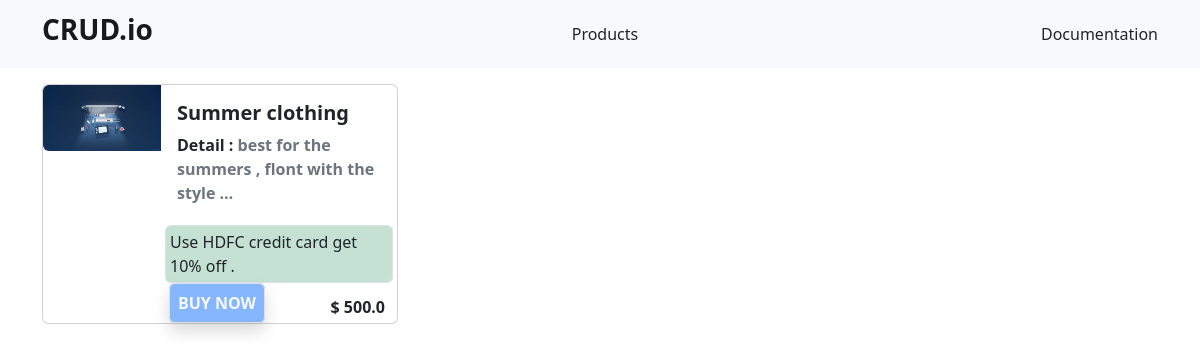
Before: / with the older database file.
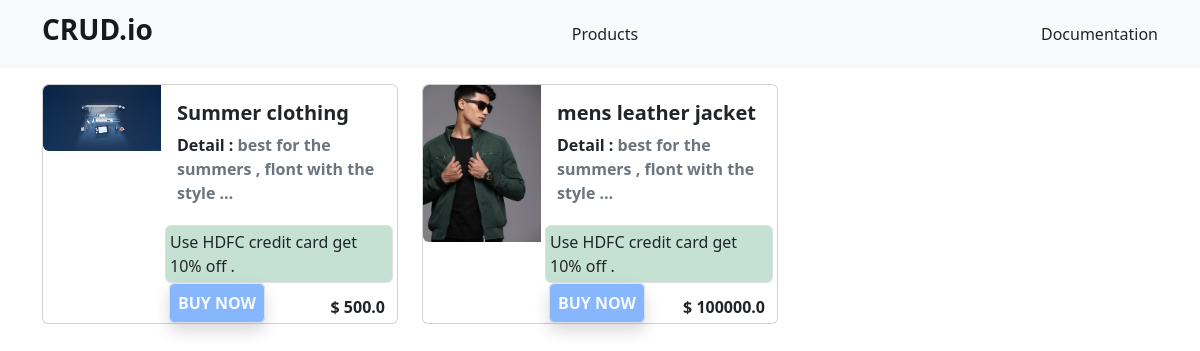
After: the same page with the newer database file.
### main_site/models.py (models this page shows, shortened)
class ProductModel(models.Model):
    product_name = models.CharField(max_length=50)
    slug = models.SlugField(blank=True, editable=False)
    discription = models.CharField(max_length=200)
    price = models.FloatField()
    product_img = models.ImageField()

### main_site/views.py (the view)
# urls.py: path('', views.IndexView.as_view(), name='index'),
class IndexView(generic.ListView):
    context_object_name = 'products'
    queryset = models.ProductModel.objects.all()
    template_name = 'main_site/index.html'

### main_site/templates/main_site/index.html (shortened to what this page needs)
{% extends 'main_site/base.html' %}
{% block content %}
<div class="container">
    <div class="row mt-3">
        {% for product in products %}
        <div class="col-md-4">
            <div class="">
                <div class="card mb-3 uk-box-shadow-hover-medium" style="max-width: 540px;">
                    <div class="row g-0">
                        <div class="col-md-4">
                            <img src="{{ product.product_img.url }}" class="img-fluid rounded-start" alt="...">
                        </div>
                        <div class="col-md-8">
                            <div class="card-body m-0">
                                <h5 class="card-title"><strong>{{ product.product_name }}</strong></h5>
                                <p class="card-text"><strong>Detail : <span class="text-secondary">{{ product.discription | truncatechars:45 }}</span></strong></p>
                            </div>
                            <div class="">
                                <p class="border rounded  p-1 m-1 bg-success bg-opacity-25">
                                    Use HDFC credit card get 10% off .
                                </p>
                                <div class="m-2">
                                    <a class=" border rounded shadow p-2  bg-primary bg-opacity-50 text-light text-decoration-none">
                                        <strong>BUY NOW</strong>
                                    </a>
                                    <p class=" m-1 float-end">
                                        <strong>$ {{product.price }}</strong>
                                    </p>
                                </div>
                            </div>
                        </div>
                    </div>
                </div>
            </div>
        </div>
        {% endfor %}
    </div>
</div>
{% endblock %}

### main_site/templates/main_site/base.html (shortened to what this page needs)
<!DOCTYPE html>
<html lang="en">
<head>
    <link rel="stylesheet" href="https://cdn.jsdelivr.net/npm/uikit@3.15.10/dist/css/uikit.min.css" />
    {% load static %}
    <link rel="stylesheet" href="{% static 'main_site/base.css' %}">
    <link href="https://cdn.jsdelivr.net/npm/bootstrap@5.2.1/dist/css/bootstrap.min.css" rel="stylesheet">
</head>
<body >
<header class="uk-background-blend-color-burn uk-box-shadow-hover-large ">
    <nav class="navbar bg-light">
        <div class="container">
          <a class="navbar-brand" href="{% url 'index' %}">
            <h3><strong>CRUD.io</strong></h3>
          </a>
            <a href="{% url 'index' %}" class="nav-link">Products</a>
          <a href="{% url 'docs' %}" class="nav-link">Documentation</a>
          </div>
      </nav>
</header>
{% block content %}
{% endblock %}
</body>
</html>

### main_site/static/main_site/base.css (style rules this page uses)
* { box-sizing: border-box; margin: 0; }
header { background-color: #b8ffd0 !important; }
body { background-color: rgba(219, 219, 219, 0.596); height:100vh }

Changed rows visible on the page:
added ProductModel: product_img (picture), product_name "mens leather jacket", discription "best for the summers , flont with the style …", price "100000.0"
